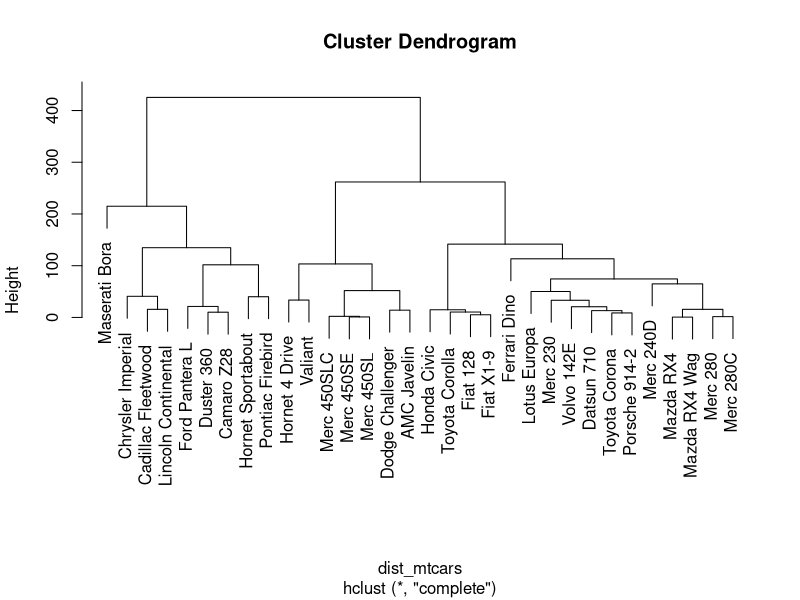

This figure's R source: (Note: this script raises an error after producing the figure.)
View(mtcars)
dist_mtcars<-dist(mtcars)

hih_clus<-hclust(dist_mtcars)
summary(hih_clus)##summary iss of no use
plot(hih_clus)
dist_mtcars[c(1,2),c(1:6)]
library(cluster)
library(dbscan)
View(ruspini)
rus_scale<-scale(ruspini)####scale them as x and y may not be on same scale 
plot(rus_scale)

db_model<-dbscan(rus_scale,eps = .25,minPts = 3)
db_model
plot(rus_scale,col=db_model$cluster)##not getting noise point
plot(rus_scale,col=db_model$cluster+1L)##getting noice point
hullplot(rus_scale,db_model)###this is better


View(Ctg)
Ctg1<-Ctg[,c(1,2,3)]
View(Ctg1)
rus_scale1<-scale(Ctg1)
db_model1<-dbscan(rus_scale1,eps=3,minPts = 12)
db_model1
plot(rus_scale1,col=db_model1$cluster)
hullplot(rus_scale1,db_model1)#
